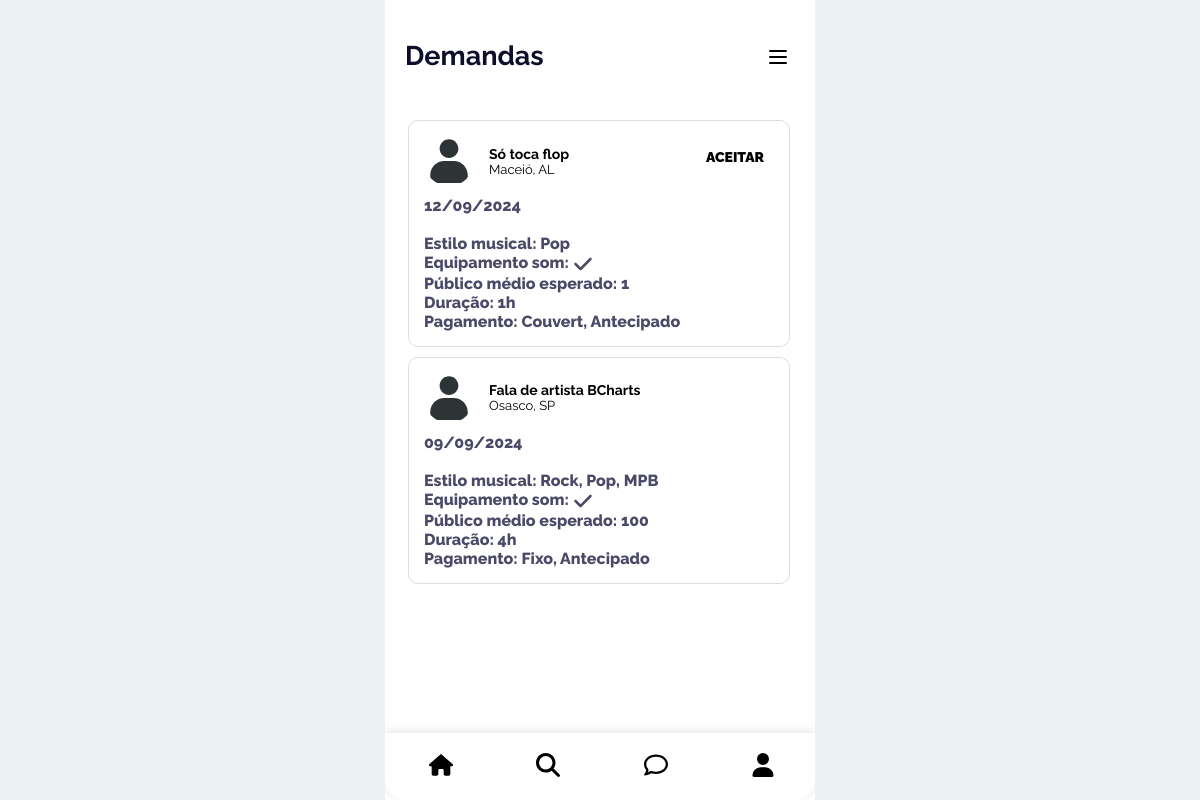
Page /homeMusico (signed in) on the committed database.
### app/models/Demanda.py (models this page shows, shortened)
class Demanda(bd.Model):
    __tablename__ = 'demanda'
    id = bd.Column(bd.Integer, primary_key=True, autoincrement=True)
    data_show = bd.Column(bd.Date, nullable=False)
    raio_procurado = bd.Column(bd.Integer, nullable=False)
    fornece_equipamento = bd.Column(bd.Boolean, default=False)
    publico_esperado = bd.Column(bd.Integer, nullable=False)
    duracao_show = bd.Column(bd.String(5), nullable=False)
    visivel = bd.Column(bd.Boolean, default=True)
    tipo_pagamento = bd.Column(SQLAEnum(TipoPagamentoEnum), nullable=False)
    momento_pagamento = bd.Column(SQLAEnum(MomentoPagamentoEnum), nullable=False)
    estilos = bd.relationship('EstiloMusical', secondary='demanda_estilos')
    dono = bd.Column(bd.Integer, bd.ForeignKey('contratante.id'), nullable=False)

### app/models/Contratante.py (models this page shows, shortened)
class Contratante(bd.Model):
    __tablename__ = 'contratante'
    id = bd.Column(bd.Integer, bd.ForeignKey('pessoa.id'), primary_key=True)
    nome_estabelecimento = bd.Column(bd.String(80), nullable=False)
    cep = bd.Column(bd.String(10), nullable=False)
    estado = bd.Column(bd.String(2), nullable=False)
    cidade = bd.Column(bd.String(80), nullable=False)
    bairro = bd.Column(bd.String(80), nullable=False)
    numero = bd.Column(bd.Integer, nullable=False)
    complemento = bd.Column(bd.String(200), nullable=False)

### app/routes/MusicianHome.py (the view)
@app.route("/homeMusico", methods=["GET"])
def get_home_musico():
    return render_template(MUSICIAN_HOME_HTML, demands=get_demandas())

### app/models/BancoDeDados.py (called while the page is built)
    @staticmethod
    def GetDemandas(id_dono=None):
        with app.app_context():
            if id_dono is None:
                return list(Demanda.query.filter_by(visivel=True).all())
            else:
                return list(Demanda.query.filter_by(dono=id_dono).all())

    @staticmethod
    def GetMatchesMusico(id_musico):
        with app.app_context():
            return list(Match.query.filter_by(id_musico=id_musico).all())

    @staticmethod
    def GetContratante(id_contratante):
        with app.app_context():
            return Contratante.query.get(id_contratante)

    @staticmethod
    def GetEstilosMusicais(id_demanda):
        with app.app_context():
            estilos = DemandaEstilos.query.filter_by(demanda=id_demanda).all()
            estilos_musicais = []
            for estilo in estilos:
                estilos_musicais.append(EstiloMusical.query.with_entities(EstiloMusical.nome).filter_by(id=estilo.estilo_musical).first()[0])
            return estilos_musicais

    @staticmethod
    def GetImagemPerfil(dono):
        with app.app_context():
            return Imagem.query.filter_by(dono=dono, tipo_foto=TipoFotoEnum.PERFIL).first()

### app/templates/musicianHome.html (shortened to what this page needs)
<!DOCTYPE html>
<html lang="en">
<head>
</head>
<body>
    <div class="phone-frame" id="main_content">
        <div class="content">
            <h1>Demandas</h1>
            <div class="filter">
                <button class="filter-button" onclick="toggleFilterMenu()">
                    <svg xmlns="http://www.w3.org/2000/svg" viewBox="0 0 24 24" width="24" height="24" fill="none" stroke="currentColor" stroke-width="2" stroke-linecap="round" stroke-linejoin="round" class="feather feather-filter">
                        <path d="M4 6h16M4 12h16M4 18h16"></path>
                    </svg>
                </button>
            </div>
        </div>
        <div class="demand-list">
            {% for demand in demands %}
                <li class="demand-item" situation="{{ demand.situation }}">
                    <div class="demand-item-header" data-demand-id="{{ demand.id }}">
                        {% if demand.situation == 'Disponível' %}
                            <button class="accept-button">ACEITAR</button>
                        {% endif %}
                    </div>
                    <div class="demand-item-content">
                        <img src="{{ demand.image }}" alt="Image" onerror="this.onerror=null; this.src='../static/images/avatar-default.svg';">
                        <div class="demand-item-text">
                            <h3>{{ demand.contratante }}</h3>
                            <p>{{ demand.cidade }}, {{ demand.estado }}</p>
                        </div>
                    </div>
                    <p>{{ demand.data }}</p>
                    <br>
                    <p>Estilo musical: {{ demand.estilos | join(', ') }}</p>
                    <p>Equipamento som:
                    </p>
                    <p>Público médio esperado: {{ demand.publico }}</p>
                    <p>Duração: {{ demand.duracao }}</p>
                    <p>Pagamento: {{ demand.tipo_pagamento }}, {{ demand.momento_pagamento }}</p>
                </li>
            {% endfor %}
        </div>
        <div class="nav-bar">
            <form action="/homeMusico" method="POST">
                <button type="submit" class="nav-button">
                </button>
            </form>
            <form action="/procurarMusico" method="POST">
                <button class="nav-button">
                    <svg xmlns="http://www.w3.org/2000/svg" viewBox="0 0 512 512">
                        <path
                            d="M416 208c0 45.9-14.9 88.3-40 122.7L502.6 457.4c12.5 12.5 12.5 32.8 0 45.3s-32.8 12.5-45.3 0L330.7 376c-34.4 25.2-76.8 40-122.7 40C93.1 416 0 322.9 0 208S93.1 0 208 0S416 93.1 416 208zM208 352a144 144 0 1 0 0-288 144 144 0 1 0 0 288z" />
                    </svg>
                </button>
            </form>
            <form action="/chatMusico" method="POST">
                <button class="nav-button">
                     </button>
            </form>
            <form action="/perfilMusico" method="POST">
                <button class="nav-button">
                     </button>
            </form>
        </div>
    </div>
</body>
</html>

### app/templates/musicianHome.html (style rules this page uses)
.phone-frame { position: relative; width: 100%; max-width: 430px; height: 100vh; margin: 0 auto; box-sizing: border-box; overflow: hidden; background-color: #ffffff; display: flex; flex-direction: column; justify-content: space-between; }
body { font-family: 'Raleway', sans-serif; margin: 0; padding: 0; background-color: #ECF1F4; display: flex; justify-content: center; align-items: center; min-height: 100vh; width: 100%; }
html { background-color: #ffffff; width: 100%; height: 100%; }
.content { padding: 60px; text-align: center; max-width: 100%; width: 100%; box-sizing: border-box; background-color: #fff; }
h1 { font-family: 'Raleway', sans-serif; font-weight: 700; color: #0e0e2c; margin: 0; position: absolute; top: 40px; left: 20px; font-size: 27px; }
.nav-bar { background-color: #fff; box-shadow: 0 -2px 10px rgba(0, 0, 0, 0.1); display: flex; justify-content: space-around; padding: 10px 0; width: 100%; border-radius: 0 0 20px 20px; }
.nav-button { background: none; border: none; padding: 10px; cursor: pointer; }
.nav-button svg { width: 24px; height: 24px; fill: #000000; transform: translate(2px, 0); }
.demand-list { list-style-type: none; overflow-y: auto; flex-grow: 1; }
.demand-item { position: relative; width: 350px; background-color: #fff; border: 1px solid #ddd; padding: 15px; margin-bottom: 10px; margin-left: 23px; border-radius: 10px; }
.demand-item p { padding: 0; margin: 0; color: #4A4A68; font-weight: 800; }
.demand-item-content { display: flex; align-items: center; margin-bottom: 10px; }
.demand-item img { border-radius: 50%; width: 50px; height: 50px; margin-right: 15px; }
.demand-item-text h3, .demand-item-text p { margin: 0; color: #000000; }
.demand-item-text h3 { font-size: 14px; font-weight: 700; }
.demand-item-text p { font-size: 13px; font-weight: 400; }
.icon { width: 20px; height: 20px; fill: #4A4A68; vertical-align: middle; display: inline-block; }
.demand-item-header { position: absolute; top: 10px; right: 10px; }
.accept-button { font-family: 'Raleway', sans-serif; font-size: 14px; background-color: white; color: black; font-weight: 1000; border: none; padding-top: 18px; padding-right: 15px; border-radius: 5px; cursor: pointer; }
.filter { position: absolute; right: 15px; top: 35px; z-index: 1; }
.filter-button { background: none; border: none; cursor: pointer; padding: 10px; }

### rows in the picture
Demanda: shows "ACEITAR", contratante "Só toca flop", cidade "Maceió", estado "AL", data "12/09/2024", estilos "Pop", publico "1", duracao "1h", tipo_pagamento "Couvert", momento_pagamento "Antecipado"
Demanda: contratante "Fala de artista BCharts", cidade "Osasco", estado "SP", data "09/09/2024", estilos "Rock, Pop, MPB", publico "100", duracao "4h", tipo_pagamento "Fixo", momento_pagamento "Antecipado"
